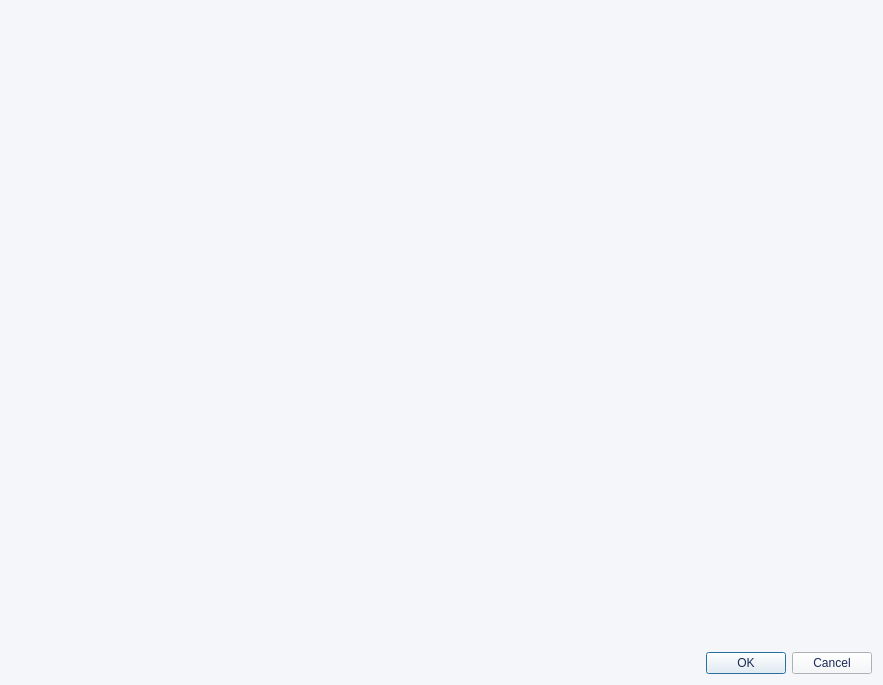
<?xml version="1.0" encoding="UTF-8"?>
<ui version="4.0">
 <class>DatabaseDialog</class>
 <widget class="QDialog" name="DatabaseDialog">
  <property name="geometry">
   <rect>
    <x>0</x>
    <y>0</y>
    <width>883</width>
    <height>685</height>
   </rect>
  </property>
  <property name="windowTitle">
   <string>Dialog</string>
  </property>
  <property name="autoFillBackground">
   <bool>true</bool>
  </property>
  <property name="styleSheet">
   <string notr="true">background-color: rgb(245, 246, 250);
color: rgb(25, 42, 86);</string>
  </property>
  <layout class="QVBoxLayout" name="verticalLayout">
   <item>
    <widget class="QWidget" name="widget" native="true">
     <property name="minimumSize">
      <size>
       <width>0</width>
       <height>100</height>
      </size>
     </property>
     <property name="styleSheet">
      <string notr="true">background-color: rgb(245, 246, 250);
color: rgb(25, 42, 86);</string>
     </property>
    </widget>
   </item>
   <item>
    <widget class="QDialogButtonBox" name="buttonBox">
     <property name="orientation">
      <enum>Qt::Horizontal</enum>
     </property>
     <property name="standardButtons">
      <set>QDialogButtonBox::Cancel|QDialogButtonBox::Ok</set>
     </property>
    </widget>
   </item>
  </layout>
 </widget>
 <resources/>
 <connections>
  <connection>
   <sender>buttonBox</sender>
   <signal>accepted()</signal>
   <receiver>DatabaseDialog</receiver>
   <slot>accept()</slot>
   <hints>
    <hint type="sourcelabel">
     <x>248</x>
     <y>254</y>
    </hint>
    <hint type="destinationlabel">
     <x>157</x>
     <y>274</y>
    </hint>
   </hints>
  </connection>
  <connection>
   <sender>buttonBox</sender>
   <signal>rejected()</signal>
   <receiver>DatabaseDialog</receiver>
   <slot>reject()</slot>
   <hints>
    <hint type="sourcelabel">
     <x>316</x>
     <y>260</y>
    </hint>
    <hint type="destinationlabel">
     <x>286</x>
     <y>274</y>
    </hint>
   </hints>
  </connection>
 </connections>
</ui>
